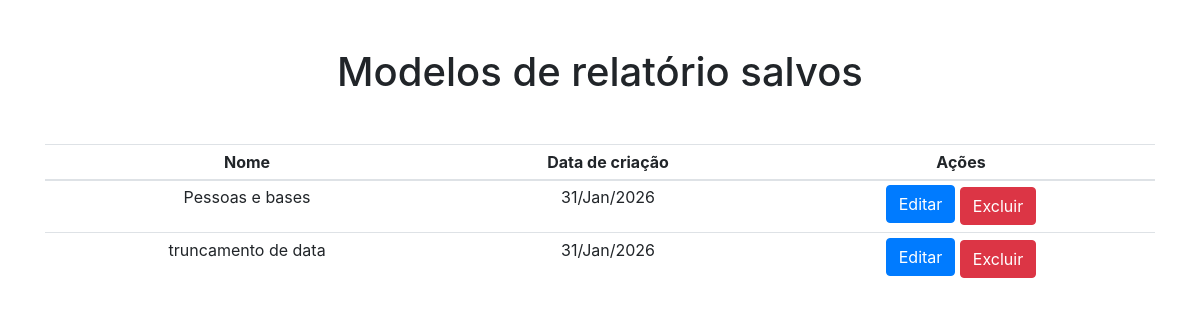
The app's page /listar/, older data.
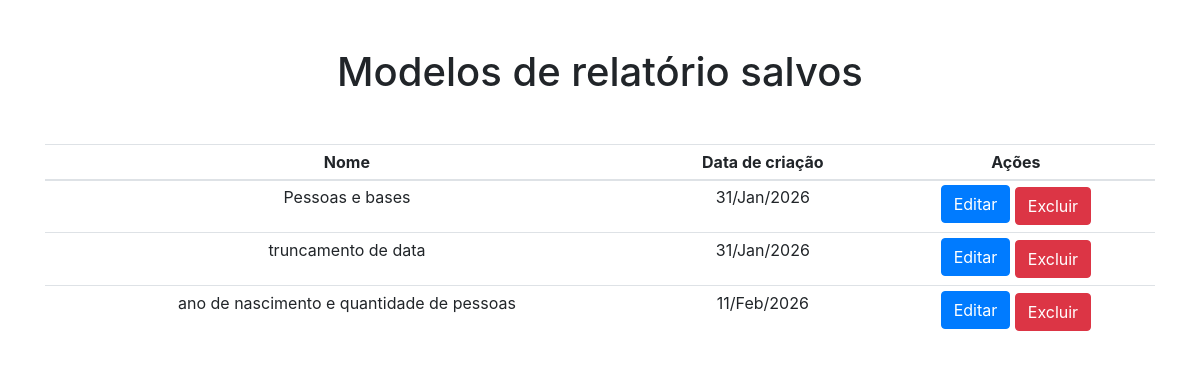
The same page, newer data.
### relatorio_dinamico/models.py (models this page shows)
class Relatorio(models.Model):
    nome = models.CharField(max_length=255)
    html = models.TextField()
    criado_em = models.DateTimeField(auto_now_add=True)

### relatorio_dinamico/views.py (the view)
# urls.py: path('listar/', views.listar, name="listar_relatorio"),
def listar(request):
    relatorios = Relatorio.objects.all()
    return render(request, 'listar.html', {'relatorios': relatorios})

### templates/listar.html (shortened to what this page needs)
<!DOCTYPE html>
<html lang="pt-br">
<head>
    <link rel="stylesheet" href="https://cdn.jsdelivr.net/npm/bootstrap@4.6.2/dist/css/bootstrap.min.css">
</head>
<body>
    <div class="container">
        <div class="row">
            <div class="col">
                <h1 class="text-center my-5">Modelos de relatório salvos</h1>
                <div class="d-flex justify-content-center">
                    <table class="table table-sm text-center">
                        <thead>
                            <tr>
                                <th>Nome</th>
                                <th>Data de criação</th>
                                <th>Ações</th>
                            </tr>
                        </thead>
                        <tbody>
                            {% for relatorio in relatorios %}
                                <tr>
                                    <td>{{ relatorio.nome }}</td>
                                    <td>{{ relatorio.criado_em|date:"d/M/Y" }}</td>
                                    <td>
                                        <a class="btn btn-primary mb-1" href="{% url "editar_relatorio" id=relatorio.id %}">Editar</a>
                                        <a class="btn btn-danger" href="{% url "excluir_relatorio" id=relatorio.id %}">Excluir</a>
                                    </td>
                                </tr>
                            {% endfor %}
                        </tbody>
                    </table>
                </div>
            </div>
        </div>
    </div>
</body>
</html>

Row changes from the older to the newer data that the page shows:
added Relatorio: nome "ano de nascimento e quantidade de pessoas", criado_em "11/Feb/2026"
